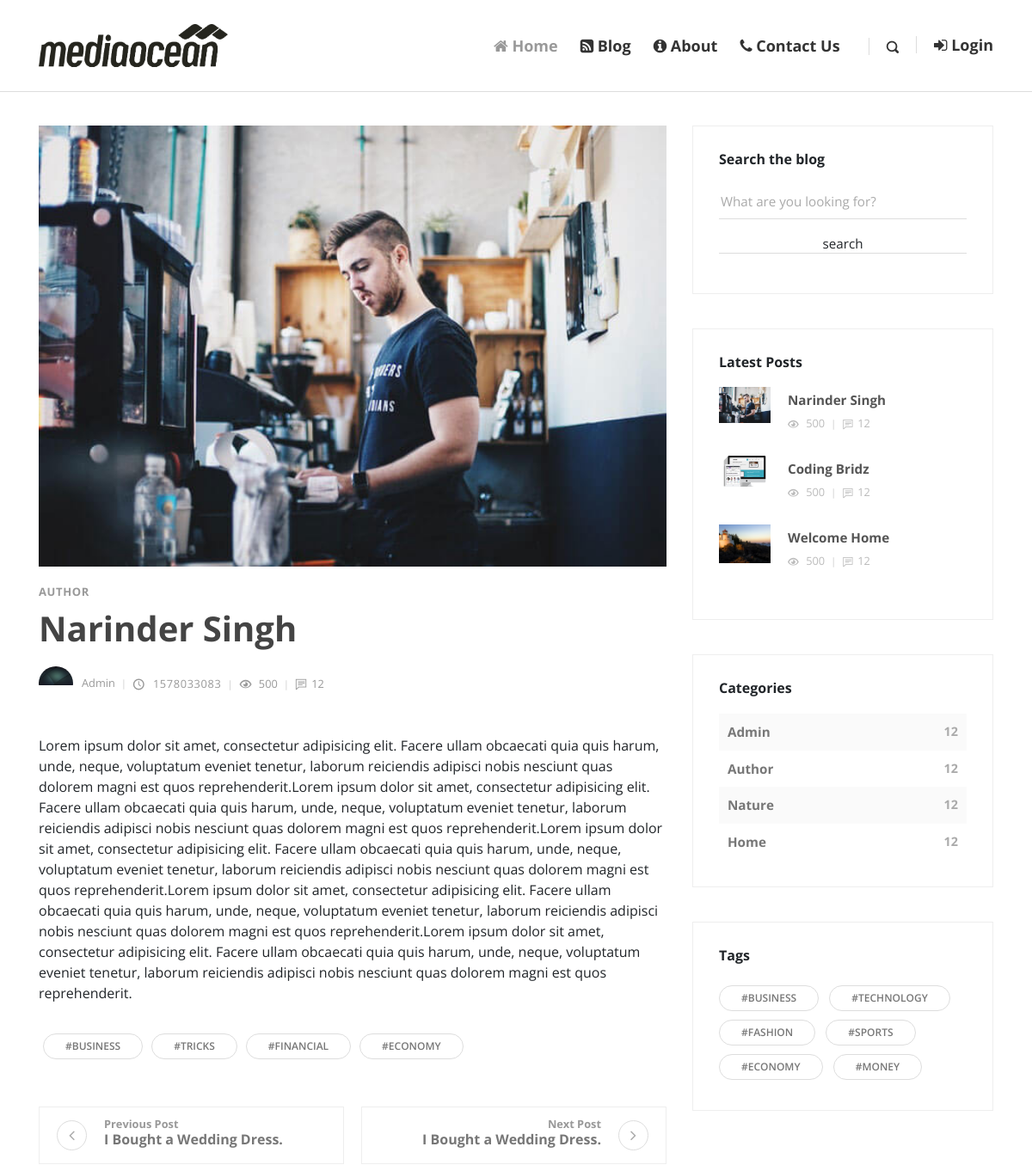
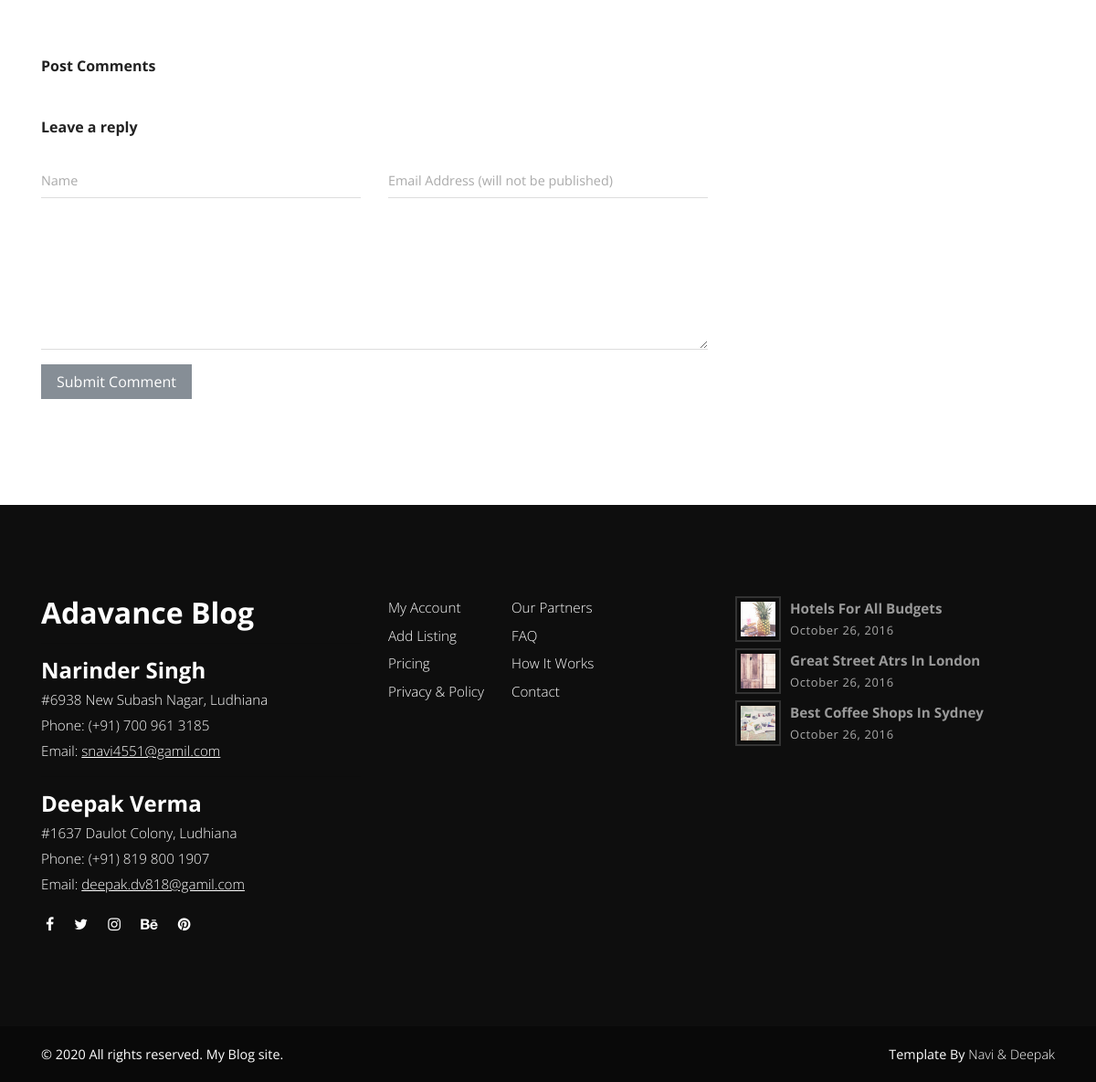
/post.php?post_id=29, run on the app's committed database (2 pictures, top to bottom).
### tables this page shows
CREATE TABLE `posts` (
  `id` int(11) NOT NULL,
  `date` varchar(100) NOT NULL,
  `title` varchar(255) NOT NULL,
  `author` varchar(255) NOT NULL,
  `author_image` varchar(255) NOT NULL,
  `image` varchar(255) NOT NULL,
  `categories` varchar(255) NOT NULL,
  `tags` varchar(255) NOT NULL,
  `post_data` text NOT NULL,
  `views` int(11) NOT NULL,
  `status` varchar(255) NOT NULL
);

CREATE TABLE `categories` (
  `id` int(11) NOT NULL,
  `category` varchar(255) NOT NULL
);

### post.php (the view, shortened to what this page needs)
<?php require_once('inc/db.php'); ?>
<?php
if (isset($_GET['post_id'])) {
  $post_id = $_GET['post_id'];
  $views_query = "UPDATE `posts` SET `views` = views +1  WHERE `posts`.`id` = $post_id";
  mysqli_query($con,$views_query);
  $query = "SELECT * FROM  posts WHERE status = 'publish' and id = $post_id";
  $run = mysqli_query($con,$query);
  if (mysqli_num_rows($run)> 0) {
    $row = mysqli_fetch_array($run);
    $date = date($row['date']);
    $title = $row['title'];
    $author = $row['author'];
    $author_image = $row['author_image'];
    $image = $row['image'];
    $categories = $row['categories'];
    $post_data = $row['post_data'];
  }
  else{
    header('Location: blog.php');
  }
}
?>
<!DOCTYPE html>
<html>
  <head>
    <?php require_once('inc/top.php');?>
  </head>
  <body>
    <?php require_once('inc/header.php');?>
    <br><br><br><br>
    <div class="container">
      <div class="row">
        <main class="post blog-post col-lg-8">
          <div class="container">
            <div class="post-single">
              <div class="post-thumbnail"><img src="img/<?php echo $image;?>" alt="..." class="img-fluid"></div>
              <div class="post-details">
                <div class="post-meta d-flex justify-content-between">
                  <div class="category"><a href="post.php"><?php echo ucfirst($categories);?></a></div>
                </div>
                <h1><?php echo $title; ?><a href="post.php"><i class="fa fa-bookmark-o"></i></a></h1>
                <div class="post-footer d-flex align-items-center flex-column flex-sm-row"><a href="#" class="author d-flex align-items-center flex-wrap">
                    <div class="avatar"><img src="img/<?php echo $author_image;?>" alt="..." class="img-fluid"></div>
                    <div class="title"><span><?php echo ucfirst($author); ?></span></div></a>
                  <div class="d-flex align-items-center flex-wrap">
                    <div class="date"><i class="icon-clock"></i> <?php echo $date; ?></div>
                    <div class="views"><i class="icon-eye"></i> 500</div>
                    <div class="comments meta-last"><i class="icon-comment"></i>12</div>
                  </div>
                </div>
                <div class="post-body">
                  <?php echo $post_data; ?>
                </div>
                <div class="post-tags"><a href="#" class="tag">#Business</a><a href="#" class="tag">#Tricks</a><a href="#" class="tag">#Financial</a><a href="#" class="tag">#Economy</a></div>
                <div class="posts-nav d-flex justify-content-between align-items-stretch flex-column flex-md-row"><a href="#" class="prev-post text-left d-flex align-items-center">
                    <div class="icon prev"><i class="fa fa-angle-left"></i></div>
                    <div class="text"><strong class="text-primary">Previous Post </strong>
                      <h6>I Bought a Wedding Dress.</h6>
                    </div></a><a href="#" class="next-post text-right d-flex align-items-center justify-content-end">
                    <div class="text"><strong class="text-primary">Next Post </strong>
                      <h6>I Bought a Wedding Dress.</h6>
                    </div>
                    <div class="icon next"><i class="fa fa-angle-right">   </i></div></a></div>
                <div class="post-comments">
                  <header>
                    <h3 class="h6">Post Comments<span class="no-of-comments"></span></h3>
                  </header>
                  </div>
                </div>
                <div class="add-comment">
                  <header>
                    <h3 class="h6">Leave a reply</h3>
                  </header>
                  <form action="" method="post" class="commenting-form">
                    <div class="row">
                      <div class="form-group col-md-6">
                        <input type="text" name="name" value="<?php
                        if(isset($cs_name)){echo $cs_name;} ?>" id="username" placeholder="Name" class="form-control">
                      </div>
                      <div class="form-group col-md-6">
                        <input type="email" name="email" value="<?php
                        if(isset($cs_email)){echo $cs_email;} ?>"  id="useremail" placeholder="Email Address (will not be published)" class="form-control">
                      </div>
                      <div class="form-group col-md-12">
                        <textarea name="comment" id="usercomment" placeholder="Type your comment"  class="form-control"><?php
                        if(isset($cs_comment)){echo $cs_comment;} ?> </textarea>
                      </div>
                      <div class="form-group col-md-12">
                        <button type="submit" class="btn btn-secondary" name="submit">Submit Comment</button>
                      </div>
                    </div>
                  </form>
                </div>
              </div>
          </div>
        </main>
        <?php require_once('inc/sidebar.php');?>
      </div>
    </div>
    <?php require_once('inc/footer.php');?>
  </body>
</html>

### inc/sidebar.php (shortened to what this page needs)
<?php
  require_once('db.php');
?>
<aside class="col-lg-4">
          <div class="widget search">
            <header>
              <h3 class="h6">Search the blog</h3>
            </header>
            <form action="blog.php" method="post" class="search-form">
              <div class="form-group">
                <input type="search" name="search-text" placeholder="What are you looking for?">
                <input type="submit" class="btn btn-default" value="search" name="search" >
              </div>
            </form>
          </div>
          <div class="widget latest-posts">
            <header>
              <h3 class="h6">Latest Posts</h3>
            </header>
            <div class="blog-posts">
              <?php
               $query = "SELECT * FROM posts WHERE status = 'publish' ORDER BY id DESC LIMIT 3";
               $run = mysqli_query($con,$query);
               if (mysqli_num_rows($run) > 0) {
                 while ($row = mysqli_fetch_array($run)) {
                   $title = $row['title'];
                   $image = $row['image'];
                ?>
              <a href="#">
                <div class="item d-flex align-items-center">
                  <div class="image"><img src="img/<?php echo $image; ?>" alt="..." class="img-fluid"></div>
                  <div class="title"><strong><?php echo $title; ?></strong>
                    <div class="d-flex align-items-center">
                      <div class="views"><i class="icon-eye"></i> 500</div>
                      <div class="comments"><i class="icon-comment"></i>12</div>
                    </div>
                  </div>
                </div>
              </a>
              <?php
                }}
               ?>
            </div>
          </div>
          <div class="widget categories">
            <header>
              <h3 class="h6">Categories</h3>
            </header>
            <?php
            $query="SELECT * FROM categories";
            $run=mysqli_query($con,$query);
            if(mysqli_num_rows($run) > 0){
                while ($row = mysqli_fetch_array($run)) {
                      $category = ucfirst($row['category']);
                      $id = $row['id'];
                    echo "
                        <div class='item d-flex justify-content-between'><a href='blog.php?cat=".$id."'>$category</a><span>12</span></div>
                    ";
                }
            } else{
              echo "
                        <div class='item d-flex justify-content-between'><a href='#'>No Categories Yet</a><span>12</span></div>
                    ";
            }
            ?>
          </div>
          <div class="widget tags">
            <header>
              <h3 class="h6">Tags</h3>
            </header>
            <ul class="list-inline">
              <li class="list-inline-item"><a href="#" class="tag">#Business</a></li>
              <li class="list-inline-item"><a href="#" class="tag">#Technology</a></li>
              <li class="list-inline-item"><a href="#" class="tag">#Fashion</a></li>
              <li class="list-inline-item"><a href="#" class="tag">#Sports</a></li>
              <li class="list-inline-item"><a href="#" class="tag">#Economy</a></li>
              <li class="list-inline-item"><a href="#" class="tag">#Money</a></li>
            </ul>
          </div>
        </aside>

### data on the page
posts: image (picture), categories "AUTHOR", title "Narinder Singh", author_image (picture), author "Admin", date "1578033083", post_data "Lorem ipsum dolor sit amet, consectetur adipisicing elit. Facere ullam obcaecati quia quis harum, unde, neque, voluptatum eveniet tenetur, laborum reiciendis adipisci nobis nesciunt quas dolorem magni est quos reprehenderit.Lorem ipsum dolor sit amet, consectetur adipisicing elit. Facere ullam obcaecati quia quis harum, unde, neque, voluptatum eveniet tenetur, laborum reiciendis adipisci nobis nesciunt quas dolorem magni est quos reprehenderit.Lorem ipsum dolor sit amet, consectetur adipisicing elit. Facere ullam obcaecati quia quis harum, unde, neque, voluptatum eveniet tenetur, laborum reiciendis adipisci nobis nesciunt quas dolorem magni est quos reprehenderit.Lorem ipsum dolor sit amet,…"
posts: image (picture), title "Coding Bridz"
posts: image (picture), title "Welcome Home"
categories: category "Admin"
categories: category "Author"
categories: category "Nature"
categories: category "Home"
